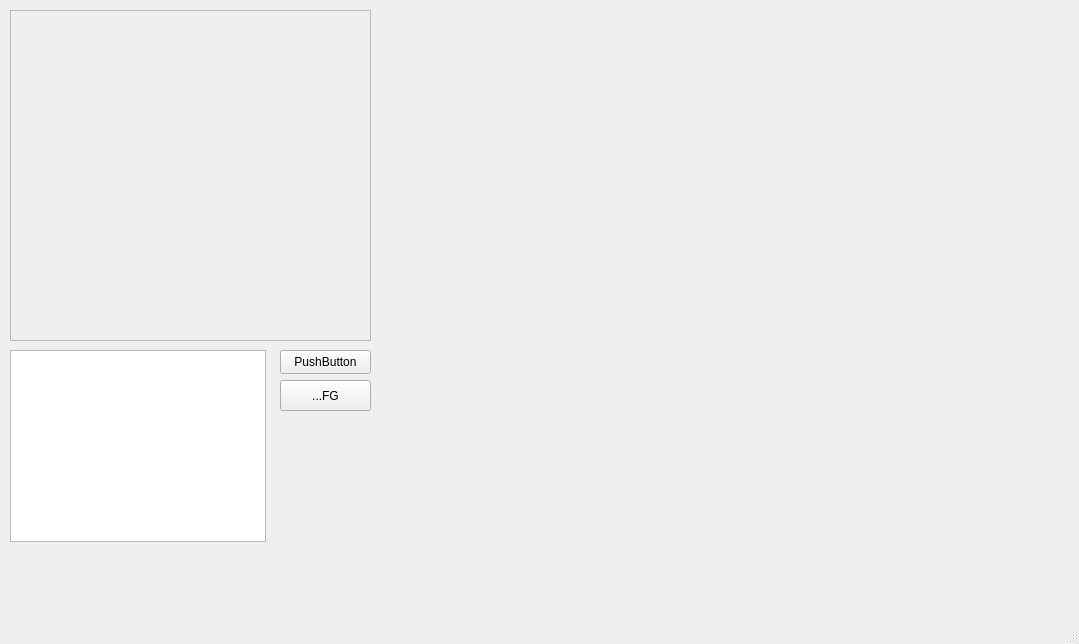
<?xml version="1.0" encoding="UTF-8"?>
<ui version="4.0">
 <class>Start</class>
 <widget class="QMainWindow" name="Start">
  <property name="geometry">
   <rect>
    <x>0</x>
    <y>0</y>
    <width>1079</width>
    <height>644</height>
   </rect>
  </property>
  <property name="windowTitle">
   <string>Start</string>
  </property>
  <widget class="QWidget" name="centralwidget">
   <widget class="QListView" name="listView">
    <property name="geometry">
     <rect>
      <x>10</x>
      <y>350</y>
      <width>256</width>
      <height>192</height>
     </rect>
    </property>
   </widget>
   <widget class="QFrame" name="frame">
    <property name="geometry">
     <rect>
      <x>10</x>
      <y>10</y>
      <width>361</width>
      <height>331</height>
     </rect>
    </property>
    <property name="frameShape">
     <enum>QFrame::StyledPanel</enum>
    </property>
    <property name="frameShadow">
     <enum>QFrame::Raised</enum>
    </property>
   </widget>
   <widget class="QPushButton" name="pushButton">
    <property name="geometry">
     <rect>
      <x>280</x>
      <y>350</y>
      <width>91</width>
      <height>24</height>
     </rect>
    </property>
    <property name="text">
     <string>PushButton</string>
    </property>
   </widget>
   <widget class="QToolButton" name="toolButton">
    <property name="geometry">
     <rect>
      <x>280</x>
      <y>380</y>
      <width>91</width>
      <height>31</height>
     </rect>
    </property>
    <property name="text">
     <string>...FG</string>
    </property>
   </widget>
  </widget>
  <widget class="QMenuBar" name="menubar">
   <property name="geometry">
    <rect>
     <x>0</x>
     <y>0</y>
     <width>1079</width>
     <height>21</height>
    </rect>
   </property>
  </widget>
  <widget class="QStatusBar" name="statusbar"/>
 </widget>
 <resources/>
 <connections/>
</ui>
